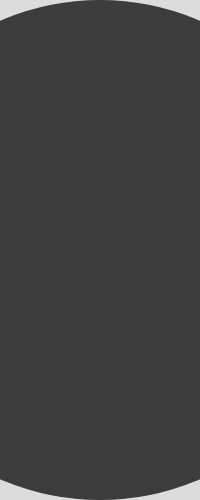
Frame 1 (no input)
Frame 60 (no input): identical to frame 1, image omitted
Frame 120 (the mouse pressed at the canvas centre since frame 60): identical to frame 1, image omitted

The p5.js sketch that drew this single still picture (run headless with seeded random() and noise() and a simulated clock; from frame 60 on, the mouse is pressed at the canvas centre):

// p5.js sketch
// ── sketch.js
function setup() {
    createCanvas(200, 500);
    noStroke();
}

function draw() {
    background(220);

    let currentWidth = width / 2;
    let currentHeight = height / 2;
    let grootsteZijde = max(width, height)

    fill(60);
    circle(currentWidth, currentHeight, grootsteZijde)
}
